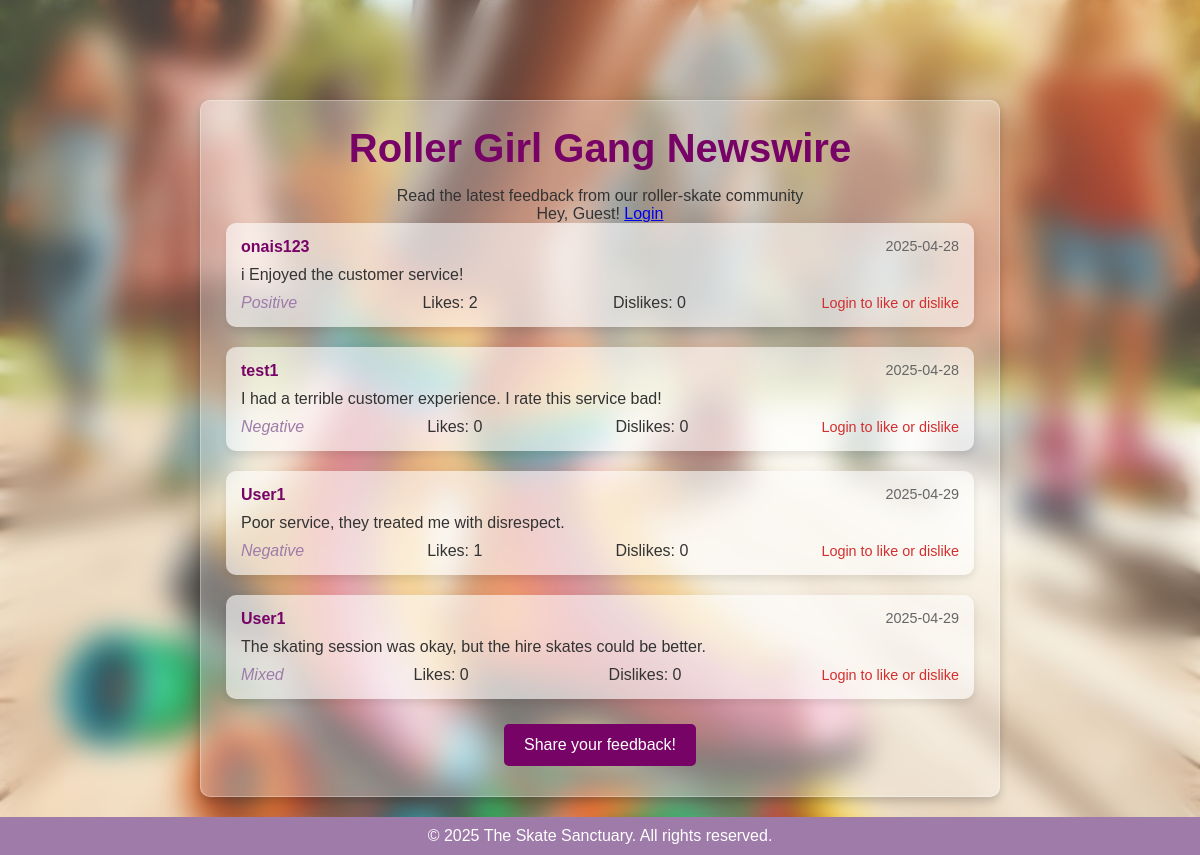
Before: /newswire with the older database file.
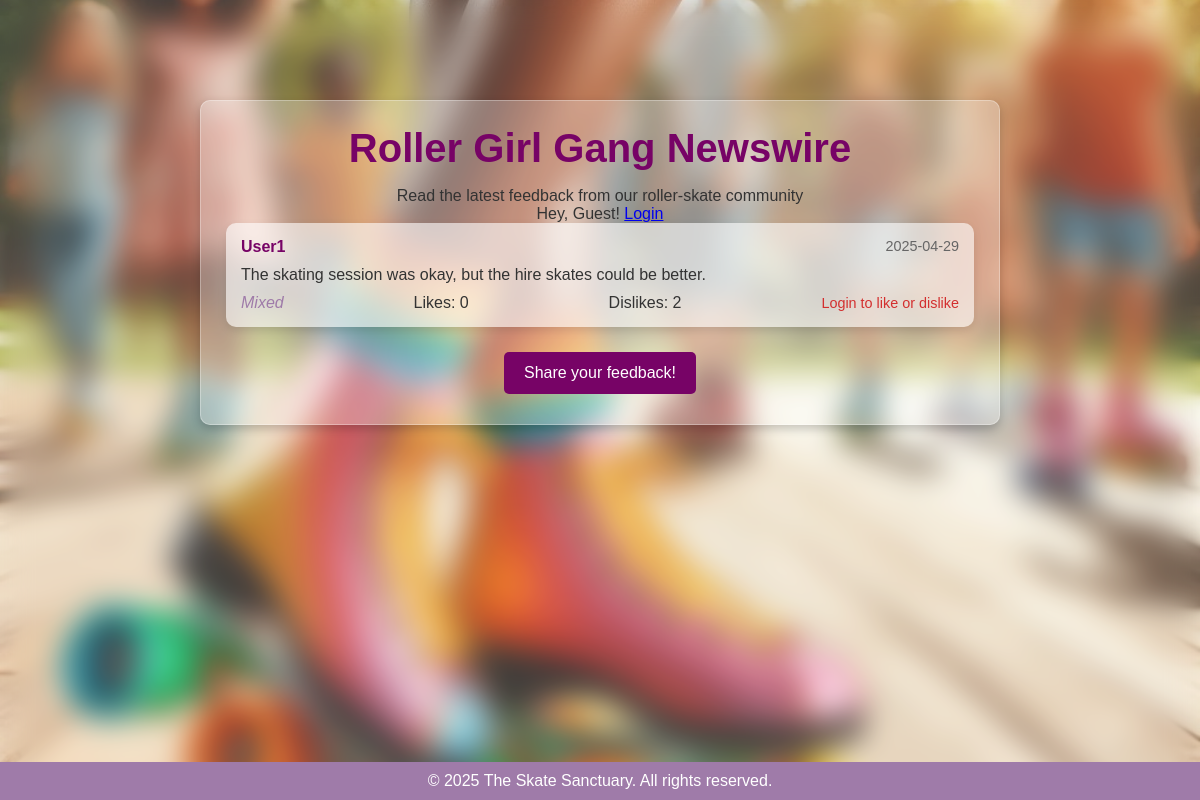
After: the same page with the newer database file.
### app.py (models this page shows, shortened)
class Review(db.Model):
    id = db.Column(db.Integer, primary_key=True)
    firstName = db.Column(db.String(80), nullable=False)
    lastName = db.Column(db.String(80), nullable=False)
    email = db.Column(db.String(120), nullable=False)
    review = db.Column(db.Text, nullable=False)
    likes = db.Column(db.Integer, default=0)
    dislikes = db.Column(db.Integer, default=0)
    user_id = db.Column(db.Integer, db.ForeignKey('regular_user.id'), nullable=False)
    sentiment = db.Column(db.String(20), nullable=True)
    created_at = db.Column(db.DateTime, default=datetime.utcnow)
    updated_at = db.Column(db.DateTime, default=datetime.utcnow, onupdate=datetime.utcnow)

class RegularUser(UserMixin, db.Model):
    id = db.Column(db.Integer, primary_key=True)
    username = db.Column(db.String(150), unique=True, nullable=False)
    password = db.Column(db.String(255), nullable=False)  # Increased length for hashed passwords
    reviews = db.relationship('Review', backref='user', lazy=True)
    interactions = db.relationship('Review', secondary=likes_dislikes, backref='user_interacted', lazy=True)

### app.py (the view)
@app.route("/newswire")
def newswire():
    reviews = Review.query.all()
    like_form = LikeDislikeForm()
    dislike_form = LikeDislikeForm()
    return render_template("newswire.html", reviews=reviews, like_form=like_form, dislike_form=dislike_form)

### templates/newswire.html (shortened to what this page needs)
<!DOCTYPE html>
<html lang="en">
<head>
    <link rel="stylesheet" href="{{ url_for('static', filename='style.css') }}">
</head>
<body>
    <div class="background-overlay"></div>
    <div class="newswire-container">
        <h1>Roller Girl Gang Newswire</h1>
        <p>Read the latest feedback from our roller-skate community</p>
        {% if current_user.is_authenticated %}
            <p>Hey, {{ current_user.username }}! <a href="{{ url_for('user_logout') }}">Logout</a></p>
        {% else %}
            <p>Hey, Guest! <a href="{{ url_for('user_login') }}">Login</a></p>
        {% endif %}
        {% if reviews %}
            {% for review in reviews %}
                <div class="review-card">
                    <div class="review-header">
                        <span class="review-name">{{ review.user.username if review.user else 'Anonymous' }}</span>
                        <span class="review-date">{{ review.created_at.strftime('%Y-%m-%d') }}</span>
                    </div>
                    <p class="review-text">{{ review.review }}</p>
                    <div class="review-footer">
                        <span class="review-sentiment">{{ review.sentiment or 'N/A' }}</span>
                        <span class="review-likes">Likes: {{ review.likes }}</span>
                        <span class="review-dislikes">Dislikes: {{ review.dislikes }}</span>
                        <div class="interaction-btns">
                            {% if current_user.is_authenticated and not current_user.is_admin %}
                                <form action="{{ url_for('like_review', review_id=review.id) }}" method="POST" style="display:inline;">
                                    {{ like_form.hidden_tag() }}
                                    {{ like_form.submit(class="like-btn", value="Like") }}
                                </form>
                                <form action="{{ url_for('dislike_review', review_id=review.id) }}" method="POST" style="display:inline;">
                                    {{ dislike_form.hidden_tag() }}
                                    {{ dislike_form.submit(class="dislike-btn", value="Dislike") }}
                                </form>
                            {% else %}
                                <span class="login-prompt">
                                    {% if current_user.is_admin %}
                                        Admins cannot like/dislike
                                    {% else %}
                                        Login to like or dislike
                                    {% endif %}
                                </span>
                            {% endif %}
                        </div>
                    </div>
                </div>
            {% endfor %}
        {% else %}
            <p>No reviews available! Be the first to leave a review!</p>
        {% endif %}
        <a href="{{ url_for('home') }}" class="btn">Share your feedback!</a>
    </div>
    <footer>
        <p>&copy; 2025 The Skate Sanctuary. All rights reserved.</p>
    </footer>
</body>
</html>

Changed rows visible on the page:
removed Review: user "onais123", created_at "2025-04-28", review "i Enjoyed the customer service!", sentiment "Positive", likes "2", dislikes "0"
removed Review: user "test1", created_at "2025-04-28", review "I had a terrible customer experience. I rate this service bad!", sentiment "Negative", likes "0", dislikes "0"
removed Review: user "User1", created_at "2025-04-29", review "Poor service, they treated me with disrespect.", sentiment "Negative", likes "1", dislikes "0"
changed Review "The skating session was okay, but the hire skates could be better.": dislikes "0" → "2"
